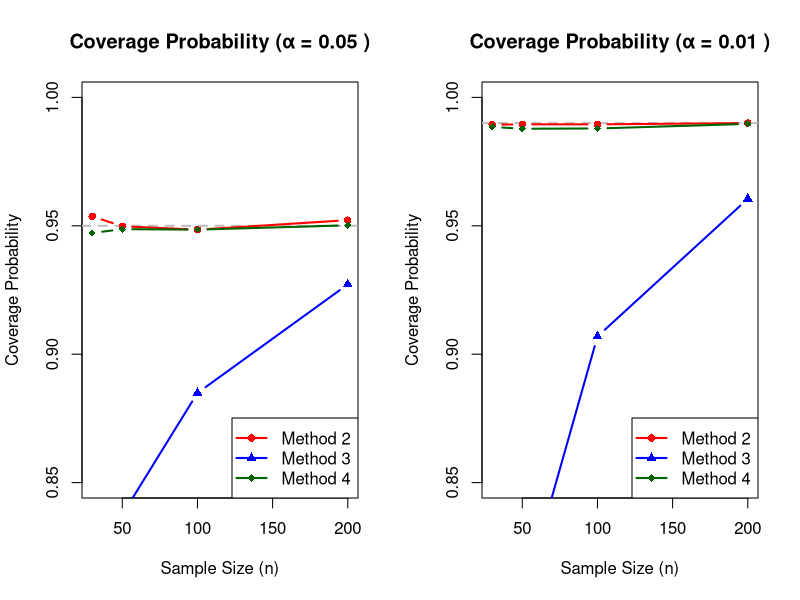
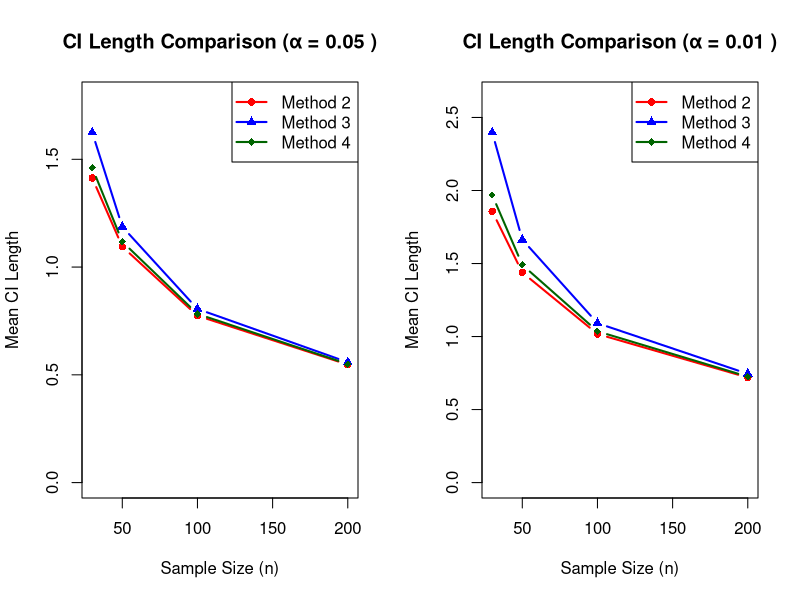

Write R code to recreate these figures, in order.
## ---- chunk 1
knitr::opts_chunk$set(echo = TRUE)
## ---- chunk 2
# Set seed for reproducibility
id_num <- 39
set.seed(id_num)
## ---- chunk 3
theta <- id_num/10
lambda <- 1/theta

n <- 500
m <- 10000
#0.1, 0.05, 0.01
alpha <- 0.1
conf_level <- 1- alpha

cov_for_1 <- cov_for_2 <- cov_for_3 <- cov_for_4 <- 0
len_for_1 <- len_for_2 <- len_for_3 <- len_for_4 <- 0
## ---- chunk 4
for (i in 1:m){
  x <- rexp(n, lambda)
  x_bar <- mean(x)
  sd <- sd(x)
  
  #Method (1)
  #Chi-Squared distribution
  L1 <- (2*n*x_bar)/qchisq(1-alpha/2, 2*n)
  U1 <- (2*n*x_bar)/qchisq(alpha/2, 2*n)
  cov_for_1 <- cov_for_1 + (L1 <= theta & theta <= U1)
  len_for_1 <- len_for_1 + (U1 - L1)
  
  #Method (2)
 #Based on approximation Var(Xbar)=theta^2/n
  z <- qnorm(1-alpha/2)
  L2 <- x_bar - z * theta / sqrt(n)
  U2 <- x_bar + z * theta / sqrt(n)
  cov_for_2 <- cov_for_2 + (L2 <= theta & theta <= U2)
  len_for_2 <- len_for_2 + (U2 - L2)
  
  #Method(3)
  #Normal independent
  L3 <- (sqrt(n) * x_bar) / (sqrt(n) + z)
  U3 <- (sqrt(n) * x_bar) / (sqrt(n) - z)
  cov_for_3 <- cov_for_3 + (L3 <= theta & theta <= U3)
  len_for_3 <- len_for_3 + (U3 - L3)
  
  #Method(4)
  #Student distribution
  t_value = qt(1-alpha/2, n-1)
  L4 <- x_bar - t_value * sd / sqrt(n)
  U4 <- x_bar + t_value * sd / sqrt(n)
  cov_for_4 <- cov_for_4 + (L4 <= theta & theta <= U4)
  len_for_4 <- len_for_4 + (U4 - L4)
}

## ---- chunk 5
theta <- 3.9
alpha_levels <- c(0.1, 0.05, 0.01)
sample_sizes <- c(30, 50, 100, 200)
m <- 10000

# Storage for method 2 results
method2_results <- data.frame()

for (n in sample_sizes) {
  # Generate m samples of size n from Poisson(theta)
  samples <- matrix(rpois(n * m, lambda = theta), nrow = n)
  sample_means <- colMeans(samples)
  
  for (alpha in alpha_levels) {
    z_beta <- qnorm(1 - alpha/2)
    
    # CI using known variance: X̄ ± z_β * √(θ/n)
    ci_half_width <- z_beta * sqrt(theta / n)
    coverage <- mean(abs(sample_means - theta) <= ci_half_width)
    mean_length <- 2 * ci_half_width
    
    method2_results <- rbind(method2_results, data.frame(
      n = n, alpha = alpha, coverage = coverage, 
      mean_length = mean_length, method = "Method 2"
    ))
  }
}
## ---- chunk 6
cat("Method 2: Normal Approximation with Known Variance\n")

for (n in sample_sizes) {
  cat("Sample size n =", n, "\n")
  subset_data <- method2_results[method2_results$n == n, ]
  for (i in seq_len(nrow(subset_data))) {
    row <- subset_data[i, ]
    cat(sprintf("  α = %.2f: Coverage = %.4f, CI length = %.4f\n", 
                row$alpha, row$coverage, row$mean_length))
  }
  cat("\n")
}
## ---- chunk 7
method3_results <- data.frame()

for (n in sample_sizes) {
  samples <- matrix(rpois(n * m, lambda = theta), nrow = n)
  sample_means <- colMeans(samples)
  
  for (alpha in alpha_levels) {
    z_beta <- qnorm(1 - alpha/2)
    
    # Solving |θ - X̄| ≤ z_β√(θ/n) for θ
    # Results in quadratic inequality that can be solved for θ
    # Solution gives confidence interval bounds
    a <- 1 - z_beta^2 / n
    b <- sample_means
    
    # CI bounds
    lower <- (b - z_beta * sqrt(b / n + z_beta^2 / (4 * n^2))) / a
    upper <- (b + z_beta * sqrt(b / n + z_beta^2 / (4 * n^2))) / a
    
    coverage <- mean(lower <= theta & theta <= upper)
    mean_length <- mean(upper - lower)
    
    method3_results <- rbind(method3_results, data.frame(
      n = n, alpha = alpha, coverage = coverage, 
      mean_length = mean_length, method = "Method 3"
    ))
  }
}
## ---- chunk 8
cat("Method 3: Normal Approximation with Solved Inequality\n")
cat("=====================================================\n\n")

for (n in sample_sizes) {
  cat("Sample size n =", n, "\n")
  subset_data <- method3_results[method3_results$n == n, ]
  for (i in seq_len(nrow(subset_data))) {
    row <- subset_data[i, ]
    cat(sprintf("  α = %.2f: Coverage = %.4f, CI length = %.4f\n", 
                row$alpha, row$coverage, row$mean_length))
  }
  cat("\n")
}
## ---- chunk 9
method4_results <- data.frame()

for (n in sample_sizes) {
  samples <- matrix(rpois(n * m, lambda = theta), nrow = n)
  sample_means <- colMeans(samples)
  sample_sds <- apply(samples, 2, sd)
  
  for (alpha in alpha_levels) {
    t_beta <- qt(1 - alpha/2, df = n - 1)
    
    # CI using sample variance: X̄ ± t_β * S/√n
    ci_half_widths <- t_beta * sample_sds / sqrt(n)
    coverage <- mean(abs(sample_means - theta) <= ci_half_widths)
    mean_length <- mean(2 * ci_half_widths)
    
    method4_results <- rbind(method4_results, data.frame(
      n = n, alpha = alpha, coverage = coverage, 
      mean_length = mean_length, method = "Method 4"
    ))
  }
}
## ---- chunk 10
cat("Method 4: Student t-Distribution Approach\n")
cat("=========================================\n\n")

for (n in sample_sizes) {
  cat("Sample size n =", n, "\n")
  subset_data <- method4_results[method4_results$n == n, ]
  for (i in seq_len(nrow(subset_data))) {
    row <- subset_data[i, ]
    cat(sprintf("  α = %.2f: Coverage = %.4f, CI length = %.4f\n", 
                row$alpha, row$coverage, row$mean_length))
  }
  cat("\n")
}
## ---- chunk 11
# Combine all results for comparison
all_results <- rbind(method2_results, method3_results, method4_results)

cat("Coverage Probability Verification\n")
cat("=================================\n\n")

for (alpha in alpha_levels) {
  cat(sprintf("\nConfidence Level: %.2f (α = %.2f)\n", 1 - alpha, alpha))
  cat("Expected coverage:", 1 - alpha, "\n\n")
  
  for (method_name in c("Method 2", "Method 3", "Method 4")) {
    cat(method_name, ":\n")
    subset <- all_results[all_results$method == method_name & all_results$alpha == alpha, ]
    for (i in seq_len(nrow(subset))) {
      cat(sprintf("  n = %3d: %.4f\n", subset$n[i], subset$coverage[i]))
    }
  }
}
## ---- chunk 12
par(mfrow = c(1, 2))

# Coverage by sample size
for (alpha in c(0.05, 0.01)) {
  plot(NULL, xlim = range(sample_sizes), ylim = c(0.85, 1.0),
       xlab = "Sample Size (n)", ylab = "Coverage Probability",
       main = paste("Coverage Probability (α =", alpha, ")"))
  
  abline(h = 1 - alpha, col = "gray", lty = 2, lwd = 2)
  
  colors <- c("red", "blue", "darkgreen")
  methods <- c("Method 2", "Method 3", "Method 4")
  
  for (i in seq_along(methods)) {
    subset <- all_results[all_results$method == methods[i] & all_results$alpha == alpha, ]
    lines(subset$n, subset$coverage, col = colors[i], lwd = 2, type = "b", pch = 15 + i)
  }
  
  legend("bottomright", legend = methods, col = colors, lwd = 2, pch = 16:18)
}

par(mfrow = c(1, 1))
## ---- chunk 13
cat("\nConfidence Interval Lengths Comparison\n")
cat("======================================\n\n")

for (n in sample_sizes) {
  cat("Sample size n =", n, "\n")
  
  for (alpha in alpha_levels) {
    cat(sprintf("  α = %.2f:\n", alpha))
    
    for (method_name in c("Method 2", "Method 3", "Method 4")) {
      row <- all_results[all_results$n == n & all_results$alpha == alpha & 
                         all_results$method == method_name, ]
      cat(sprintf("    %s: %.4f\n", method_name, row$mean_length))
    }
  }
  cat("\n")
}
## ---- chunk 14
par(mfrow = c(1, 2))

# CI length by sample size for different alphas
for (alpha in c(0.05, 0.01)) {
  plot(NULL, xlim = range(sample_sizes), ylim = c(0, max(all_results$mean_length[all_results$alpha == alpha]) * 1.1),
       xlab = "Sample Size (n)", ylab = "Mean CI Length",
       main = paste("CI Length Comparison (α =", alpha, ")"))
  
  colors <- c("red", "blue", "darkgreen")
  methods <- c("Method 2", "Method 3", "Method 4")
  
  for (i in seq_along(methods)) {
    subset <- all_results[all_results$method == methods[i] & all_results$alpha == alpha, ]
    lines(subset$n, subset$mean_length, col = colors[i], lwd = 2, type = "b", pch = 15 + i)
  }
  
  legend("topright", legend = methods, col = colors, lwd = 2, pch = 16:18)
}

par(mfrow = c(1, 1))
## ---- chunk 15
set.seed(39)
n <- 100
mu <- 10
sigma_squared <- 4
sigma <- sqrt(sigma_squared)
dataset <- rnorm(n, mean = mu, sd = sigma)

# Function to calculate both variance estimators
calculate_variances <- function(data) {
  n_val <- length(data)
  
  # Unbiased estimator S^2 (dividing by n-1) - uses built-in var()
  s2_n_minus_1 <- var(data) 
  
  # Biased estimator S^2_n (dividing by n)
  # S^2_n = (n-1)/n * S^2
  s2_n <- (n_val - 1) / n_val * s2_n_minus_1
  
  return(list(
    s2_n_minus_1 = s2_n_minus_1, 
    s2_n = s2_n
  ))
}

variance_results <- calculate_variances(dataset)

cat("--- Results ---\n")
cat("Target Population Variance (sigma^2):", sigma_squared, "\n")
cat("Estimator S^2 (sigma^2_n-1, Unbiased):", variance_results$s2_n_minus_1, "\n")
cat("Estimator S^2_n (sigma^2_n, Biased):", variance_results$s2_n, "\n")
## ---- chunk 16
# Calculate σ²_n and σ²_{n-1} for n=10
data.frame(
  n = 10,
  E_sigma2_n = 3.595995,
  E_sigma2_n_minus_1 = 3.99555
)
## ---- chunk 17
# Calculate σ²_n and σ²_{n-1} for n=50
data.frame(
  n = 50,
  E_sigma2_n = 3.921677,
  E_sigma2_n_minus_1 = 4.001712
)
## ---- chunk 18
# Calculate σ²_n and σ²_{n-1} for n=100
data.frame(
  n = 100,
  E_sigma2_n = 3.960249,
  E_sigma2_n_minus_1 = 4.000252
)
## ---- chunk 19
# Calculate σ²_n and σ²_{n-1} for n=1000
data.frame(
  n = 1000,
  E_sigma2_n = 3.996159,
  E_sigma2_n_minus_1 = 4.000159
)
## ---- chunk 20
# Create summary table of results
results_n <- data.frame(
    n = c(10, 50, 100, 1000),
    E_sigma2_n = c(3.595995, 3.921677, 3.960249, 3.996159),
    Bias_sigma2_n = c(-0.404005, -0.078323, -0.039751, -0.003841),
    E_sigma2_n_minus_1 = c(3.995550, 4.001712, 4.000252, 4.000159),
    Bias_sigma2_n_minus_1 = c(-0.00445, 0.001712, 0.000252, 0.000159)
)
print(results_n)
## ---- chunk 21
# Calculate Bias(σ²_n) = E(σ²_n) - σ²
# Calculate Bias(σ²_{n-1}) = E(σ²_{n-1}) - σ²
bias_table <- results_n[, c("n", "Bias_sigma2_n", "Bias_sigma2_n_minus_1")]
print(bias_table)
